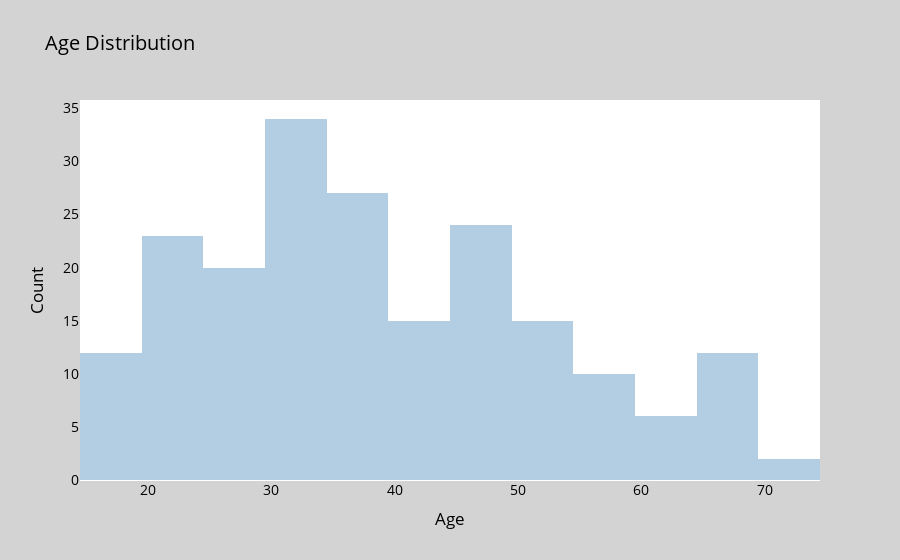

The notebook cell this image was saved under:
### Code cell
# Create a histogram with gray bars
fig = px.histogram(
    data_frame=df,
    x="Age",
    nbins=20,
    title="Age Distribution",
    color_discrete_sequence=['#B3CDE3'] 
)

# Update layout
fig.update_layout(
    xaxis_title="Age",
    yaxis_title="Count",
    font=dict(size=14, color="black"),
    paper_bgcolor="lightgray",
    plot_bgcolor="white"
)

# Show the histogram
fig.show()

### Figure 1 — Plotly figure (JSON) as saved in the notebook; plotly's stock layout.template omitted (floating-point values rounded to 4 significant figures; data arrays with more than 128 entries replaced by an {"elided": "..."} marker saying what was removed)
{"data": [{"alignmentgroup": "True", "bingroup": "x", "hovertemplate": "Age=%{x}<br>count=%{y}<extra></extra>", "legendgroup": "", "marker": {"color": "#B3CDE3", "pattern": {"shape": ""}}, "name": "", "nbinsx": 20, "offsetgroup": "", "orientation": "v", "showlegend": false, "type": "histogram", "x": {"elided": "200 int values"}, "xaxis": "x", "yaxis": "y"}], "layout": {"barmode": "relative", "font": {"color": "black", "size": 14}, "legend": {"tracegroupgap": 0}, "paper_bgcolor": "lightgray", "plot_bgcolor": "white", "title": {"text": "Age Distribution"}, "xaxis": {"anchor": "y", "domain": [0, 1], "title": {"text": "Age"}}, "yaxis": {"anchor": "x", "domain": [0, 1], "title": {"text": "Count"}}}}
